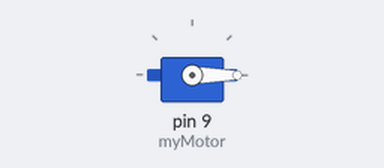
A sketch run on a simulated Arduino Uno, built with avr-gcc and run on an emulated ATmega328P. On the bench: servo.

Above: at 0.1 s.
At 35.1 s:
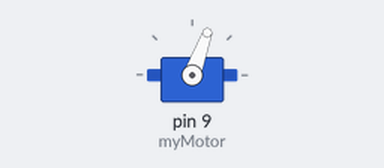
At 65.1 s:
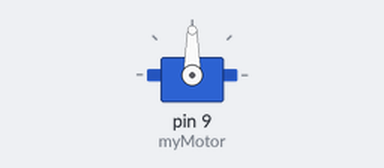
At 95.1 s:
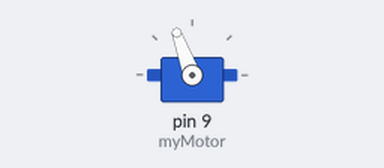
Timing chart, 0 to 126.5 s (numbered marks = the images above):
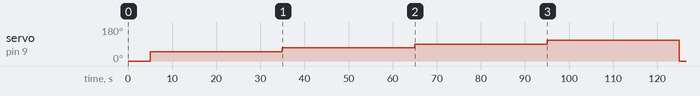

The sketch:

esc_ZeroThrust.ino
```cpp
// Control a brushless motor through an ESC

// The code is written to arm and control a Hobbyking BLHeli Raptor ESC
// The arming procedure will vary per ESC


#include <Servo.h>

Servo myMotor;
int incomingString;

void setup() {
  // Put the motor to Arduino pin #3
  myMotor.attach(9);


  // Arming Procedure

  myMotor.write(0);
  delay(5000);


  // Test Procedure
  myMotor.write(50);
  delay(30000);

  myMotor.write(70);
  delay(30000);

  myMotor.write(90);
  delay(30000);

  myMotor.write(110);
  delay(30000);

  myMotor.write(0);
  delay(30000);

  myMotor.write(110);
  delay(30000);

  myMotor.write(90);
  delay(30000);

  myMotor.write(70);
  delay(30000);

  myMotor.write(50);
  delay(30000);


  myMotor.write(0);

}


void loop() {

}
```

Measured:
- by itself, servo on pin 9 (myMotor): 0° → 50° at 5.0 s, → 70° 30.0 s later, → 90° 30.0 s later, → 110° 30.0 s later, … (5 changes in this stretch)
